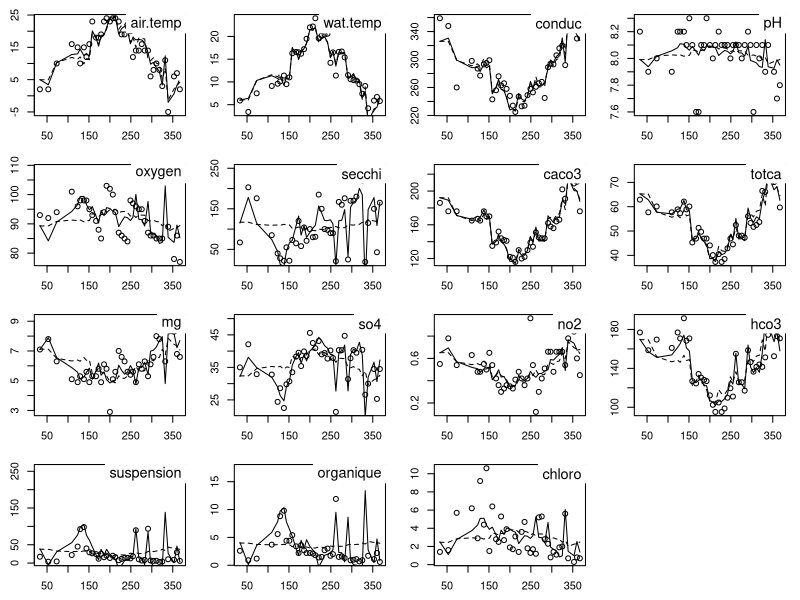

The R script that drew this image:
library(ade4)


### Name: reconst
### Title: Reconstitution of Data from a Duality Diagram
### Aliases: reconst reconst.pca reconst.coa
### Keywords: multivariate

### ** Examples

data(rhone)
dd1 <- dudi.pca(rhone$tab, nf = 2, scann = FALSE)
rh1 <- reconst(dd1, 1)
rh2 <- reconst(dd1, 2)
par(mfrow = c(4,4))
par(mar = c(2.6,2.6,1.1,1.1))
for (i in 1:15) {
    plot(rhone$date, rhone$tab[,i])
    lines(rhone$date, rh1[,i], lty = 2)
    lines(rhone$date, rh2[,i], lty = 1)
    ade4:::scatterutil.sub(names(rhone$tab)[i], 2, "topright")}

data(chats)
chatsw <- data.frame(t(chats))
chatscoa <- dudi.coa(chatsw, scann = FALSE)
model0 <- reconst(chatscoa, 0)
round(model0,3)
round(chisq.test(chatsw)$expected,3)
chisq.test(chatsw)$statistic
sum(((chatsw-model0)^2)/model0)
effectif <- sum(chatsw)
sum(chatscoa$eig)*effectif
model1 <- reconst(chatscoa, 1)
round(model1, 3)
sum(((chatsw-model1)^2)/model0)
sum(chatscoa$eig[-1])*effectif
